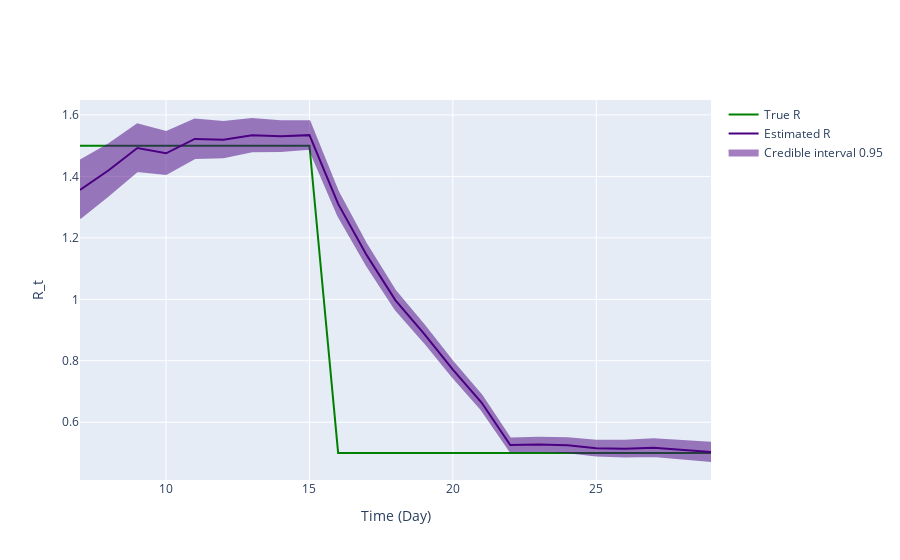

The code cell stored with this chart in its notebook:
### Code cell
fig = ReproductionNumberPlot()

fig.add_ground_truth_rt(ground_truth)
fig.add_interval_rt(interval)

fig.update_labels(time_label='Time (Day)', r_label='R_t')

fig.show_figure()

### Figure 1 — Plotly figure (JSON) as saved in the notebook; plotly's stock layout.template omitted (floating-point values rounded to 4 significant figures)
{"data": [{"line": {"color": "green"}, "mode": "lines", "name": "True R", "type": "scatter", "x": [7, 8, 9, 10, 11, 12, 13, 14, 15, 16, 17, 18, 19, 20, 21, 22, 23, 24, 25, 26, 27, 28, 29], "y": [1.5, 1.5, 1.5, 1.5, 1.5, 1.5, 1.5, 1.5, 1.5, 0.5, 0.5, 0.5, 0.5, 0.5, 0.5, 0.5, 0.5, 0.5, 0.5, 0.5, 0.5, 0.5, 0.5]}, {"line": {"color": "indigo"}, "mode": "lines", "name": "Estimated R", "type": "scatter", "x": [7, 8, 9, 10, 11, 12, 13, 14, 15, 16, 17, 18, 19, 20, 21, 22, 23, 24, 25, 26, 27, 28, 29], "y": [1.356, 1.42, 1.492, 1.475, 1.522, 1.519, 1.534, 1.531, 1.534, 1.31, 1.143, 0.9967, 0.8879, 0.7712, 0.664, 0.5261, 0.5276, 0.525, 0.5153, 0.5139, 0.5171, 0.5108, 0.5029]}, {"fill": "toself", "fillcolor": "indigo", "line": {"color": "indigo"}, "mode": "lines", "name": "Credible interval 0.95", "opacity": 0.5, "type": "scatter", "x": [7, 8, 9, 10, 11, 12, 13, 14, 15, 16, 17, 18, 19, 20, 21, 22, 23, 24, 25, 26, 27, 28, 29, 29, 28, 27, 26, 25, 24, 23, 22, 21, 20, 19, 18, 17, 16, 15, 14, 13, 12, 11, 10, 9, 8, 7], "y": [1.452, 1.504, 1.569, 1.544, 1.585, 1.577, 1.587, 1.58, 1.579, 1.349, 1.176, 1.026, 0.915, 0.7961, 0.6872, 0.5471, 0.5494, 0.5481, 0.5396, 0.5396, 0.5443, 0.5394, 0.5329, 0.4738, 0.4829, 0.4904, 0.4888, 0.4916, 0.5025, 0.5062, 0.5055, 0.6412, 0.7466, 0.8612, 0.9675, 1.11, 1.272, 1.49, 1.483, 1.481, 1.462, 1.46, 1.408, 1.417, 1.338, 1.264]}], "layout": {"hovermode": "x unified", "xaxis": {"title": {"text": "Time (Day)"}}, "yaxis": {"title": {"text": "R_t"}}}}
